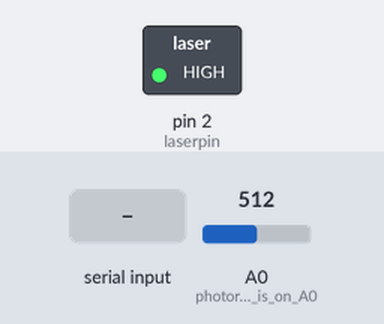
Bench run of a sketch on a simulated Arduino Nano, built with avr-gcc and run on an emulated ATmega328P. Parts: switched loads named in the sketch (green lamp = pin HIGH). Inputs (shaded band) come from the test bench; at power-on: A0 (photoresistor_is_on_A0) = 512. What the sketch prints to the serial monitor is not drawn.

Above: at 1.2 s.
1.3 s: "90,45\n" received over Serial
At 2.2 s:
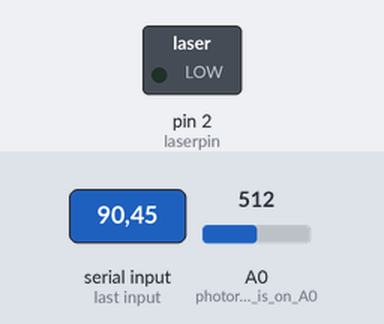
4.3 s: A0 (photoresistor_is_on_A0) set to 98
5.8 s: A0 (photoresistor_is_on_A0) set to 81
At 6.48 s:
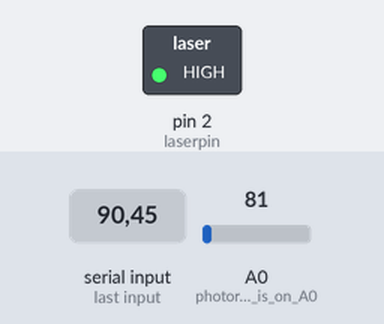
Timing chart, 0 to 14.8 s (numbered marks = the images above; inputs shaded):
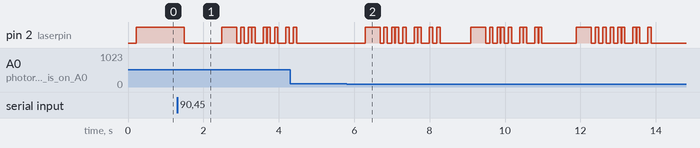

Measured:
- the behaviour switches between 91 and 90 on A0 (photoresistor_is_on_A0) (found by bisection; images 1 and 2)
- after the input at 1.3 s, pin 2 (laserpin): HIGH → LOW after 0.19 s, → HIGH 1.0 s later, → LOW 0.40 s later, → HIGH 0.10 s later, … (17 changes in this stretch)
- after the input at 5.8 s, pin 2 (laserpin): LOW → HIGH after 0.49 s, → LOW 0.40 s later, → HIGH 0.10 s later, → LOW 0.09 s later, … (54 changes in this stretch)

The sketch:

lasermodem10.ino
```cpp
// (licence header left out)
// Operation is half-duplex, i.e. either information
// is sent, or it is received, but not both simultaneously.

// Wiring: Connect Laser Negative to Arduino Ground.
// Connect Laser positive to Arduino pin 2 (on an
// Arduino Nano, these two pins are adjacent).
// Connect one pin of the photo resistor to 5V.
// Connect the other pin of the photo resistor to a
// 10K-resistor, so, that there is a segment of wire
// where the photo-resistor connects to the 10K-resistor
// (segment A) and a segment of wire on the other end
// of the 10K-resistor. Connect segment A to Arduino
// pin A0. Connect segment B to Arduino Ground.


const int laserpin = 2;

int photoval = 0;          // 0-1023
int senseval = 0;
int prevsense = 0;
int pprevsense = 0;
int ppprevsense = 0;
int cmdsignal = 0;
int bitval = 0;
int startcomm = 0;
int prevstartcomm = 0;
int readerswitch = 0;
int lastlight = 0;
int lastdarkness = 0;
int bitcounter = 0;
int sensecounter = 0;

int THRESHLIGHT = 850; // overwritten below, but sensible...

void laserout(char c) {

  digitalWrite(laserpin, HIGH);
  delay(400);

  if ((c & 128) > 0) {
    digitalWrite(laserpin, HIGH); delay(90); digitalWrite(laserpin, LOW); delay(10);
    digitalWrite(laserpin, LOW); delay(100);
  } else {
    digitalWrite(laserpin, LOW); delay(100);
    digitalWrite(laserpin, HIGH); delay(90); digitalWrite(laserpin, LOW); delay(10);
  }

  if ((c & 64) > 0) {
    digitalWrite(laserpin, HIGH); delay(90); digitalWrite(laserpin, LOW); delay(10);
    digitalWrite(laserpin, LOW); delay(100);
  } else {
    digitalWrite(laserpin, LOW); delay(100);
    digitalWrite(laserpin, HIGH); delay(90); digitalWrite(laserpin, LOW); delay(10);
  }

  if ((c & 32) > 0) {
    digitalWrite(laserpin, HIGH); delay(90); digitalWrite(laserpin, LOW); delay(10);
    digitalWrite(laserpin, LOW); delay(100);
  } else {
    digitalWrite(laserpin, LOW); delay(100);
    digitalWrite(laserpin, HIGH); delay(90); digitalWrite(laserpin, LOW); delay(10);
  }

  if ((c & 16) > 0) {
    digitalWrite(laserpin, HIGH); delay(90); digitalWrite(laserpin, LOW); delay(10);
    digitalWrite(laserpin, LOW); delay(100);
  } else {
    digitalWrite(laserpin, LOW); delay(100);
    digitalWrite(laserpin, HIGH); delay(90); digitalWrite(laserpin, LOW); delay(10);
  }

  if ((c & 8) > 0) {
    digitalWrite(laserpin, HIGH); delay(90); digitalWrite(laserpin, LOW); delay(10);
    digitalWrite(laserpin, LOW); delay(100);
  } else {
    digitalWrite(laserpin, LOW); delay(100);
    digitalWrite(laserpin, HIGH); delay(90); digitalWrite(laserpin, LOW); delay(10);
  }

  if ((c & 4) > 0) {
    digitalWrite(laserpin, HIGH); delay(90); digitalWrite(laserpin, LOW); delay(10);
    digitalWrite(laserpin, LOW); delay(100);
  } else {
    digitalWrite(laserpin, LOW); delay(100);
    digitalWrite(laserpin, HIGH); delay(90); digitalWrite(laserpin, LOW); delay(10);
  }

  if ((c & 2) > 0) {
    digitalWrite(laserpin, HIGH); delay(90); digitalWrite(laserpin, LOW); delay(10);
    digitalWrite(laserpin, LOW); delay(100);
  } else {
    digitalWrite(laserpin, LOW); delay(100);
    digitalWrite(laserpin, HIGH); delay(90); digitalWrite(laserpin, LOW); delay(10);
  }

  if ((c & 1) > 0) {
    digitalWrite(laserpin, HIGH); delay(90); digitalWrite(laserpin, LOW); delay(10);
    digitalWrite(laserpin, LOW); delay(100);
  } else {
    digitalWrite(laserpin, LOW); delay(100);
    digitalWrite(laserpin, HIGH); delay(90); digitalWrite(laserpin, LOW); delay(10);
  }

  digitalWrite(laserpin, LOW);
  delay(800);

}

void setup(){
  Serial.begin(9600);
  pinMode(laserpin, OUTPUT); // laser attached
  pinMode(A0, INPUT); // photoresistor is on A0

  // Turn on the laser, expecting
  // the same from the other party.
  Serial.println("Calibrating light threshold. Input desired threshold,");
  Serial.println("by typing the (not displayed) digits of the number,");
  Serial.println("which should be about 10-20% lower than registered");
  Serial.println("laser intensity. After calibration, the continuous");
  Serial.println("laser tuns off and the system is ready for transmission.");

  digitalWrite(laserpin, HIGH);
  Serial.flush();
  while (!Serial.available()) {
    Serial.println(analogRead(A0));
    delay(200);
  }
  THRESHLIGHT = Serial.parseInt();
  Serial.print(THRESHLIGHT);
  Serial.println("");
  Serial.flush();
  digitalWrite(laserpin, LOW);
  delay(1000);
}

void loop(){

  // if (THRESHLIGHT < 350) {
  //  THRESHLIGHT = 350;
  // }

//  digitalWrite(laserpin, LOW);
//  while ((analogRead(A0) <= THRESHLIGHT) && (startcomm == 0)) {
//    if (Serial.available()) {
//      break;
//    }
//  }


  if ((Serial.available()) && (startcomm == 0)) {
    char j = Serial.read();
    if (j == '#') {
      Serial.println("");
      Serial.print("registered intensity: ");
      Serial.println(analogRead(A0));
      Serial.println("laserbeam for 4 seconds");
      digitalWrite(laserpin, HIGH);
      delay(4000);
      digitalWrite(laserpin, LOW);
    } else {
      Serial.print(j);
      laserout(j);
    }
  }


  if(analogRead(A0) > THRESHLIGHT) {
    bitcounter = 0;
    sensecounter = 0;
    while (1) {

      prevstartcomm = startcomm;

      ppprevsense = pprevsense;
      pprevsense = prevsense;
      prevsense = senseval;


      photoval = analogRead(A0);
      if (photoval > THRESHLIGHT) {
        senseval = 1;
        readerswitch++;
        lastlight = photoval;
      } else {
        senseval = 0;
        readerswitch++;
        lastdarkness = photoval;
      }
      delay(50);

  // Serial.print(" photo=");
       // Serial.print("    "); Serial.println(photoval);
  // Serial.print(" startcomm=");
  // Serial.print(startcomm);
  // Serial.print(" ppprevsense=");
  // Serial.print(ppprevsense);
  // Serial.print(" pprevsense=");
  // Serial.print(pprevsense);
  // Serial.print(" prevsense=");
  // Serial.print(prevsense);
  // Serial.print(" senseval=");
  // Serial.print(senseval);
  // Serial.print(" readerswitch =");
  // Serial.println(readerswitch);
      if ((ppprevsense > 0) && (pprevsense > 0) && (prevsense > 0) && (senseval > 0) && (readerswitch == 2)) {
        startcomm = 1;
        // Serial.println("startcomm becomes 1");
        readerswitch = 0;
      } else if ((ppprevsense == 0) && (pprevsense == 0) && (prevsense == 0) && (senseval == 0)) {
        startcomm = 0;
        // Serial.println("startcomm becomes 0");
        // THRESHLIGHT = (lastlight + lastdarkness) / 2; // automatic recalibration
      }

      // if byte construction has started, and a value is sensed,
      // then decide is it a "dash" or a "dot"; TWO sensings are
      // needed for ONE bit: 1, 0 for 1; and 0, 1 for 0; to avoid
      // interpreting "natural" laser states as a bit signal (00 or 11).
      if (startcomm == 1) {
        if ((prevsense == 1) && (senseval == 0) & (readerswitch == 2)) {
          bitval = bitval * 2;
          bitval = bitval + 1;
          bitcounter++; readerswitch = 0;
          // Serial.println("bit = 1");
        } else if ((prevsense == 0) && (senseval == 1) & (readerswitch == 2)) {
          bitval = bitval * 2;
          bitcounter++; readerswitch = 0;
          // Serial.println("bit = 0");
        }
      }

      if (readerswitch == 2) {
          bitcounter++; readerswitch = 0;
          // but that actually means a DEFECT, and maybe in future, I
          // should mark somehow the entire byte as "wrongly received".
          // Imprecise, but easy: I could turn bitval negative, assuming
          // no two mistakes will likely hit the same byte. Or set a flag.
      }

      delay(50);

      sensecounter++;

      if (((startcomm == 0) & (prevstartcomm == 1)) || (bitcounter > 7) || (sensecounter > 25) ||
          ((ppprevsense == 0) && (pprevsense == 0) && (prevsense == 0) && (senseval == 0))){
        // Serial.println("----------------");
        // Serial.print("BYTE READ: ");
        // Serial.println(bitval);
        // Serial.println("----------------");
        Serial.print((char) bitval);
        bitval = 0;
        prevstartcomm = 0;
        senseval = 0;
        prevsense = 0;
        pprevsense = 0;
        ppprevsense = 0;
        bitcounter = 0;
        sensecounter = 0;
        break;
      }
    }
  }
}
```
